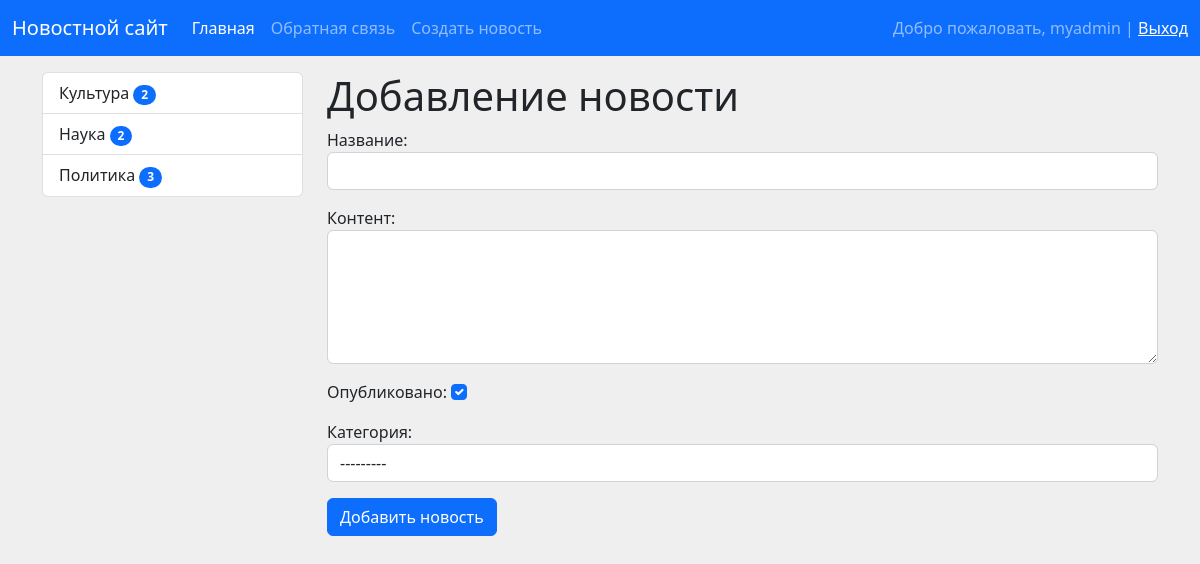
The page /news/add-news (signed in) on the database its author committed.
### news/models.py (models this page shows)
class Category(models.Model):
    title = models.CharField(max_length=150, db_index=True, verbose_name='Название')
    def __str__(self):
        return self.title
    def get_absolute_url(self):
        return reverse('category', kwargs={'category_id': self.pk})
    class Meta:
        verbose_name = 'Категория'
        verbose_name_plural = 'Категории'
        ordering = ['title']

### news/views.py (the view)
# urls.py: path('news/add-news', CreateNews.as_view(), name='add_news')
class CreateNews(LoginRequiredMixin, CreateView):
    form_class = NewsForm
    template_name = 'news/add_news.html'

### news/forms.py (shortened to what this page needs)
class NewsForm(forms.ModelForm):
    class Meta:
        model = News
        fields = ['title', 'content', 'is_published', 'category']
        widgets = {
            'title': forms.TextInput(attrs={'class': 'form-control'}),
            'content': forms.Textarea(attrs={'class': 'form-control', 'rows': 5}),
            'is_published': forms.CheckboxInput(attrs={'class': 'form-check-input'}),
            'category': forms.Select(attrs={'class': 'form-control'}),
        }

### news/templatetags/news_tags.py (called while the page is built)
@register.inclusion_tag('news/list_categories.html', name='show_list_categories')
def show_categories(category = None):
    categories = Category.objects.annotate(cnt=Count('news', F('news__is_published'))).filter(cnt__gt=0)
    print(categories)
    return {'categories': categories, 'category': category}

### news/templates/news/add_news.html (shortened to what this page needs)
{% extends 'base.html' %}
{% block sidebar %}{% include 'inc/_sidebar.html' %}{% endblock %}
{% block content %}
    <h1>Добавление новости</h1>
    <form action="{% url 'add_news' %}" method="post">
        {{ form.as_p }}
        <button type="submit" class="btn btn-primary btn-block">Добавить новость</button>
    </form>
{% endblock %}

### templates/inc/_nav.html (shortened to what this page needs)
<nav class="navbar navbar-expand-lg navbar-dark bg-primary">
    <div class="container-fluid">
        <a class="navbar-brand" href="/">Новостной сайт</a>
        <div class="collapse navbar-collapse" id="navbarText">
            <ul class="navbar-nav me-auto mb-2 mb-lg-0">
                <li class="nav-item">
                    <a class="nav-link active" aria-current="page" href="/">Главная</a>
                </li>
                <li class="nav-item">
                    <a class="nav-link" href="{% url 'contact' %}">Обратная связь</a>
                </li>
                {% if request.user.is_authenticated %}
                    <li class="nav-item">
                        <a class="nav-link" href="{% url 'add_news' %}">Создать новость</a>
                    </li>
                {% endif %}
            </ul>
            {% if request.user.is_authenticated %}
                <span class="navbar-text">
                    Добро пожаловать, {{ user.username }} | <a href="{% url 'logout' %}">Выход</a>
                </span>
            {% else %}
                <span class="navbar-text">
                    <a href="{% url 'register' %}">Register</a> | <a href="{% url 'login' %}">Login</a>
                </span>
            {% endif %}
        </div>
    </div>
</nav>

### news/templates/news/list_categories.html
<div class="list-group">
    {% for item in categories %}
        <a href="{{ item.get_absolute_url }}"
           class="list-group-item {% if category == item %} active {% endif %}">{{ item.title }}
        <span class="badge bg-primary rounded-pill ">{{ item.cnt }}</span></a>
    {% endfor %}
</div>

### mysite1/static/css/style.css (style rules this page uses)
body { background-color: #efefef; }

### rows shown on the page
Category: title "Культура", cnt "2"
Category: title "Наука", cnt "2"
Category: title "Политика", cnt "3"

### other values the page prints
{{ user.username }} "myadmin"
